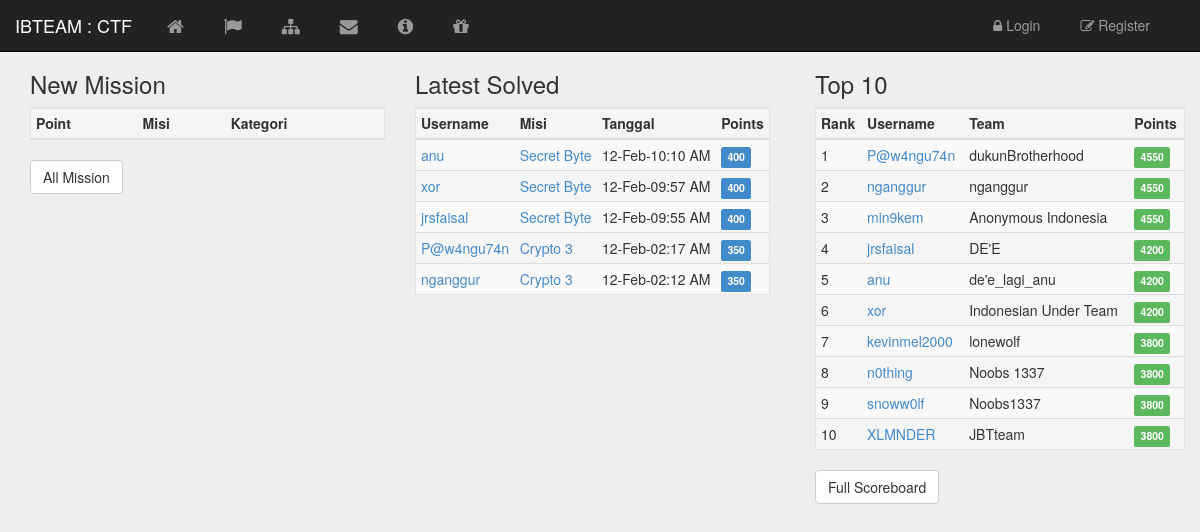
The page / on the database its author committed.
### tables this page shows
CREATE TABLE IF NOT EXISTS `latestsolved` (
  `id` int(10) NOT NULL,
  `username` varchar(30) NOT NULL,
  `nmsoal` varchar(30) NOT NULL,
  `pointsoal` int(10) NOT NULL,
  `submited` varchar(30) NOT NULL
);

CREATE TABLE IF NOT EXISTS `player` (
  `idplayer` int(5) NOT NULL,
  `username` varchar(30) NOT NULL,
  `password` varchar(35) NOT NULL,
  `team` varchar(35) NOT NULL,
  `email` varchar(30) NOT NULL,
  `status` varchar(6) NOT NULL,
  `solved` int(10) NOT NULL,
  `points` int(50) NOT NULL,
  `ip` varchar(50) NOT NULL,
  `idsoalsolv` varchar(100) NOT NULL
);

### config/config.php (called while the page is built, shortened)
<?php
$url = "http://localhost/IBTEAM-CTF/";
?>

### partials/top10.php (the view)
<?php $query=mysql_query( "select * from player order by points desc limit 10"); ?>
<div class="col-md-4 score">
    <h3> Top 10 </h3>
    <table class="table well table-striped table-condensed">
        <thead>
            <tr>
                <th>Rank</th>
                <th>Username</th>
                <th>Team</th>
                <th>Points</th>
            </tr>
        </thead>
        <tbody>
            <?php $i=1; while($data=mysql_fetch_array($query)){
$labelpoint ="label-default";
if($data['points']>=100){
 $labelpoint= "label-primary";
}
if($data['points']>=200){
 $labelpoint= "label-danger";
}
if($data['points']>=300){
$labelpoint= "label-warning";
}
if($data['points']>=400){
$labelpoint="label-success";
}
    echo "<tr>";
    echo "<td>".$i. "</td>";
    echo "<td><a href='".$url."user/".mysql_real_escape_string(stripslashes(strip_tags(htmlspecialchars($data[ 'username']))))."'>".mysql_real_escape_string(stripslashes(strip_tags(htmlspecialchars($data[ 'username'])))). "</a></td>"; echo "<td>".mysql_real_escape_string(stripslashes(strip_tags(htmlspecialchars($data[ 'team'])))). "</td>";
echo "<td><span class='label ".$labelpoint."'>".mysql_real_escape_string(stripslashes(strip_tags(htmlspecialchars($data[ 'points'])))). "</span>";
echo "</tr>"; $i++; } ?>
        </tbody>
    </table>
    <a href="<?=$url?>scoreboard.php"><span class="btn btn-default">Full Scoreboard</span></a>
</div>

### index.php (shortened to what this page needs)
<!DOCTYPE html>
<html lang="en">
<?php include "partials/head.php"; ?>
<body>
<?php include "partials/navbar.php"; ?>
    <div class="main">
        <div class="col-md-8 content">
<?php include "partials/newmission.php" ;?>
<?php include "partials/lastsolved.php" ;?>
        </div>
<?php include "partials/top10.php" ;?>
    </div>
</body>
</html>

### partials/head.php (shortened to what this page needs)
<head>
 <link href="/IBTEAM-CTF/assets/css/font-awesome.min.css" rel="stylesheet">
  <link href="/IBTEAM-CTF/assets/css/bootstrap.min.css" rel="stylesheet">
  <link href="/IBTEAM-CTF/assets/css/style.css" rel="stylesheet">
  </head>
 <?php include "config/config.php"; ?>

### partials/navbar.php (shortened to what this page needs)
<div class="container">
 <div class="row">
     <div class="col-md-12">
         <div class="navbar-wrapper">
                 <div class="navbar navbar-inverse navbar-fixed-top" role="navigation">
                     <div class="container">
                         <div class="navbar-header">
                             <a class="navbar-brand" href="index.php">IBTEAM : CTF</a>
                         </div>
                         <div class="navbar-collapse collapse" style="overflow:visible;">
                             <ul class="nav navbar-nav">
                                 <li><a title="Home" href="index.php"><i class="fa fa-home"></i></a></li>
                                 <li><a title="Mission" href="mission.php"><i class="fa fa-flag"></i></a></li>
                                 <li><a title="Scoreboard" href="scoreboard.php"><i class="fa fa-sitemap"></i></a></li>
                                 <li><a title="Contact" href="contact.php"><i class="fa fa-envelope"></i></a></li>
                                 <li><a title="Rules" href="info.php"><i class="fa fa-info-circle"></i></a></li>
                                 <li><a title="Prize" href="prize.php"><i class="fa fa-gift"></i></a></li>
                             </ul>
                             <ul class="nav navbar-nav navbar-right">
                               <?php if(!empty($_SESSION['status']) == "on"){ ?>
                                 <li class="dropdown"><a href="#" class="dropdown-toggle" data-toggle="dropdown">Hi , <?=$_SESSION['nama']?>
                                     <b class="caret"></b></a>
                                     <ul class="dropdown-menu">
                                         <li>
                                             <li><a href='profile.php'><i class='fa fa-user'></i>   Profile</a></li>
                                             <li><a href='logout.php'><i class='fa fa-power-off'></i>   Logout</a></li>
                                              <?php   }else{  ?>
                                             <li><a href="login.php"><i class="fa fa-lock"></i>   Login</a></li>
                                             <li><a href="register.php"><i class="fa fa-pencil-square-o"></i>   Register</a></li>
                                     </ul>
                             <?php } ?>
                         </div>
                     </div>
                 </div>
             </div>
         </div>
     </div>
 </div>

### partials/newmission.php (shortened to what this page needs)
<div class="col-md-6">
        <h3> New Mission </h3>
            <table class="table well table-striped table-condensed">
                  <thead>
                  <tr>
                      <th>Point</th>
                      <th>Misi</th>
                      <th>Kategori</th>
                  </tr>
              </thead>
            </table>
            <a href="mission.php"><span class="btn btn-default">All Mission</span></a>
         </div>

### partials/lastsolved.php
        <div class="col-md-6">
        <h3> Latest Solved </h3>
            <table class="table well table-striped table-condensed">
                  <thead>
                  <tr>
                      <th>Username</th>
                      <th>Misi</th>
                      <th>Tanggal</th>
                      <th>Points</th>
                  </tr>
              </thead>
              <tbody>
               <?php
$query=mysql_query("select * from latestsolved order by id desc limit 5");
while($data=mysql_fetch_array($query)){
$nmsoal=$data['nmsoal'];
$qry =mysql_query("select * from soal where nmsoal='$nmsoal' ");
$fetch = mysql_fetch_array($qry);
$labelpoint ="label-default";
if($data['pointsoal']==0){
$labelpoint= "label-danger";
}elseif($data['pointsoal']>=100){
 $labelpoint= "label-primary";
}elseif($data['pointsoal']>=200){
 $labelpoint= "label-danger";
}elseif($data['pointsoal']>=300){
$labelpoint= "label-warning";
}elseif($data['pointsoal']>=400){
$labelpoint="label-success";
}
                echo "<tr>";
                echo "<td><a href='".$url."user/".$data['username']."'>".$data['username']."</td>";
                echo "<td><a href='".$url."missions/".$fetch['idsoal']."'>".$data['nmsoal']."</a></td>";
                echo "<td>".$data['submited']."</td>";
                echo "<td><span class='label ".$labelpoint."'>";
				if($fetch['pointsoal'] == 0){
						echo "Time Out!";
					}else{
						echo $data['pointsoal'];
					}
				echo "</span></td>";
                echo "</tr>";
}    ?>
              </tbody>
            </table>
         </div>

### assets/css/style.css (style rules this page uses)
body { background: #eee; }
.navbar-wrapper { position: relative; top: 0; left: 0; right: 0; z-index: 20; }
.navbar-wrapper .container { padding-left: 0; padding-right: 0; }
.navbar-wrapper .navbar { padding-left: 15px; padding-right: 15px; }
.navbar-nav.navbar-right:last-child { margin-right: 15px; }
.navbar .nav li { padding: 0 5px; font-size: 18px; }
.navbar .navbar-right li { font-size: 14px; }
.main { padding-top: 50px; position: relative; }
.content { display: inline-block; }
.score { display: inline-block; }

### rows shown on the page
latestsolved: username "anu", nmsoal "Secret Byte", submited "12-Feb-10:10 AM", pointsoal "400"
latestsolved: username "xor", nmsoal "Secret Byte", submited "12-Feb-09:57 AM", pointsoal "400"
latestsolved: username "jrsfaisal", nmsoal "Secret Byte", submited "12-Feb-09:55 AM", pointsoal "400"
latestsolved: username "P@w4ngu74n", nmsoal "Crypto 3", submited "12-Feb-02:17 AM", pointsoal "350"
latestsolved: username "nganggur", nmsoal "Crypto 3", submited "12-Feb-02:12 AM", pointsoal "350"
player: username "P@w4ngu74n", team "dukunBrotherhood", points "4550"
player: username "nganggur", team "nganggur", points "4550"
player: username "min9kem", team "Anonymous Indonesia", points "4550"
player: username "jrsfaisal", team "DE'E", points "4200"
player: username "anu", team "de'e_lagi_anu", points "4200"
player: username "xor", team "Indonesian Under Team", points "4200"
player: username "kevinmel2000", team "lonewolf", points "3800"
player: username "n0thing", team "Noobs 1337", points "3800"
player: username "snoww0lf", team "Noobs1337", points "3800"
player: username "XLMNDER", team "JBTteam", points "3800"
